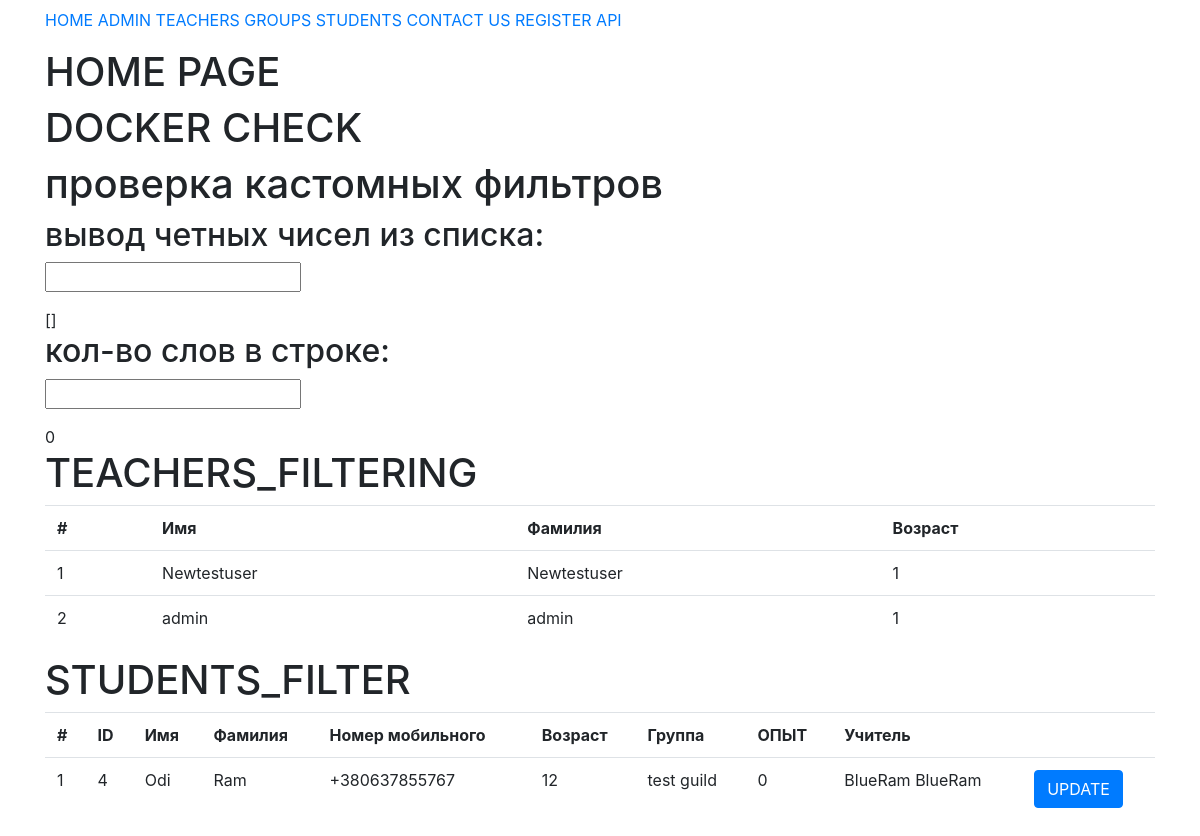
The page / on the database its author committed.
### core/models.py (models this page shows, shortened)
class Teacher(AbstractUser):
    age = models.IntegerField(
        null=False,
        default=1,
        verbose_name="Возраст"
    )
    def __str__(self):
        return f'{self.first_name} {self.last_name}'
    class Meta:
        verbose_name = "Учитель"
        verbose_name_plural = "Учителя"

class Student(models.Model):
    EXPERIENCE_TRAINEE = 0
    EXPERIENCE_JUNIOR = 1
    EXPERIENCE_MIDDLE = 2
    EXPERIENCE_SENIOR = 3
    EXPERIENCE_CHOICES = (
        (EXPERIENCE_TRAINEE, 'TRAINEE'),
        (EXPERIENCE_JUNIOR, 'JUNIOR'),
        (EXPERIENCE_MIDDLE, 'MIDDLE'),
        (EXPERIENCE_SENIOR, 'SENIOR')
    )
    firstname = models.CharField(
        max_length=255,
        null=False,
        default="",
        verbose_name="Имя"
    )
    lastname = models.CharField(
        max_length=255,
        null=False,
        default="",
        verbose_name="Фамилия"
    )
    age = models.IntegerField(
        null=False,
        default=1,
        verbose_name="Возраст"
    )
    group = models.ForeignKey(
        Group,
        on_delete=models.SET("Without Group"),
        verbose_name="Группа",
        related_name='students'
    )
    phone = PhoneField(
        blank=True,
        help_text='Contact phone number'
    )
    experience = models.PositiveSmallIntegerField(
        choices=EXPERIENCE_CHOICES,
        default=0
    )
    class Meta:
        verbose_name = "Студент"
        verbose_name_plural = "Студенты"

class Group(models.Model):
    title = models.CharField(
        max_length=255,
        verbose_name="Название"
    )
    teacher = models.ForeignKey(
        get_user_model(),
        on_delete=models.CASCADE,
        verbose_name="Учитель",
        related_name="teacher_groups"
    )
    def __str__(self):
        return self.title
    class Meta:
        verbose_name = "Группа"
        verbose_name_plural = "Группы"

### core/views.py (the view)
# urls.py: path('', IndexView.as_view(), name='home'),
@method_decorator(cache_page(10), 'get')
class IndexView(TemplateView):
    template_name = "index.html"
    def get_context_data(self, *args, **kwargs):
        context = super(IndexView, self).get_context_data(*args, **kwargs)
        context['inputted_list'] = self.request.GET.get('inputted_list', '')
        context['inputted_string'] = self.request.GET.get(
            'inputted_string', ''
        )
        return context

### core/context_processors.py (called while the page is built)
def settings_context_processor(request):
    return {'settings': settings}

### core/templatetags/custom_tags.py (called while the page is built)
@register.filter
def even_numbers(enter_list):
    enter_list = (re.sub("[ ,.]", " ", enter_list))
    enter_list = enter_list.split()
    enter_list = [int(x) for x in enter_list]
    new_list = [x for x in enter_list if x % 2 == 0]
    return new_list

@register.filter
def number_of_words(string):
    return str(len(string.split()))

@register.inclusion_tag(filename='includes/teacher_filtering.html')
def random_5_teachers(count=5):
    return {
        'teachers': Teacher.objects.all().order_by('?')[:count]
    }

@register.inclusion_tag(filename='includes/student_filtering.html')
def query_filter():
    students = Student.objects.all().select_related().filter(
        firstname='Odi',
        age=12
    )
    return {
        'students': students
    }

### core/templates/index.html
{% extends "base.html" %}
{% load custom_tags %}
{% block body%}
        <h1>HOME PAGE</h1>
        <h1>DOCKER CHECK</h1>
        <h1>проверка кастомных фильтров</h1>
        <h2>вывод четных чисел из списка:</h2>
        <form>
                <input type="text" name="inputted_list">
        </form>
        {{ inputted_list|even_numbers }}
        <h2>кол-во слов в строке:</h2>
        <form>
                <input type="text" name="inputted_string">
        </form>
        {{ inputted_string|number_of_words }}
        {% random_5_teachers 2 %}
        {% query_filter %}
{% endblock body%}

### core/templates/includes/teacher_filtering.html
<h1>TEACHERS_FILTERING</h1>
<table class="table">
    <tr>
        <th>#</th>
        <th>Имя</th>
        <th>Фамилия</th>
        <th>Возраст</th>
    </tr>
    {% for teacher in teachers %}
        <tr>
            <td>{{forloop.counter}}</td>
            <td>{{teacher.first_name}}</td>
            <td>{{teacher.last_name}}</td>
            <td>{{teacher.age}}</td>
        </tr>
    {% endfor %}
</table>

### core/templates/includes/student_filtering.html
<h1>STUDENTS_FILTER</h1>
    <table class="table">
        <tr>
            <th>#</th>
            <th>ID</th>
            <th>Имя</th>
            <th>Фамилия</th>
            <th>Номер мобильного</th>
            <th>Возраст</th>
            <th>Группа</th>
            <th>ОПЫТ</th>
            <th>Учитель</th>
            <th></th>
        </tr>
        {% for student in students %}
            <tr>
                <td>{{forloop.counter}}</td>
                <td>{{student.id}}</td>
                <td>{{student.firstname}}</td>
                <td>{{student.lastname}}</td>
                <td>{{student.phone}}</td>
                <td>{{student.age}}</td>
                <td>{{student.group}}</td>
                <td>{{student.experience}}</td>
                <td>{{student.group.teacher}}</td>
                <td>
                    <a class="btn btn-primary" href="{% url 'students:student_update' student.id %}">UPDATE</a>
                </td>
            </tr>
        {% endfor %}
    </table>

### rows shown on the page
Teacher: first_name "Newtestuser", last_name "Newtestuser", age "1"
Teacher: first_name "admin", last_name "admin", age "1"
Student: id "4", firstname "Odi", lastname "Ram", phone "+380637855767", age "12", group "test guild", experience "0", group.teacher "BlueRam BlueRam"

### other values the page prints
{{ inputted_list|even_numbers }} "[]"
{{ inputted_string|number_of_words }} "0"
